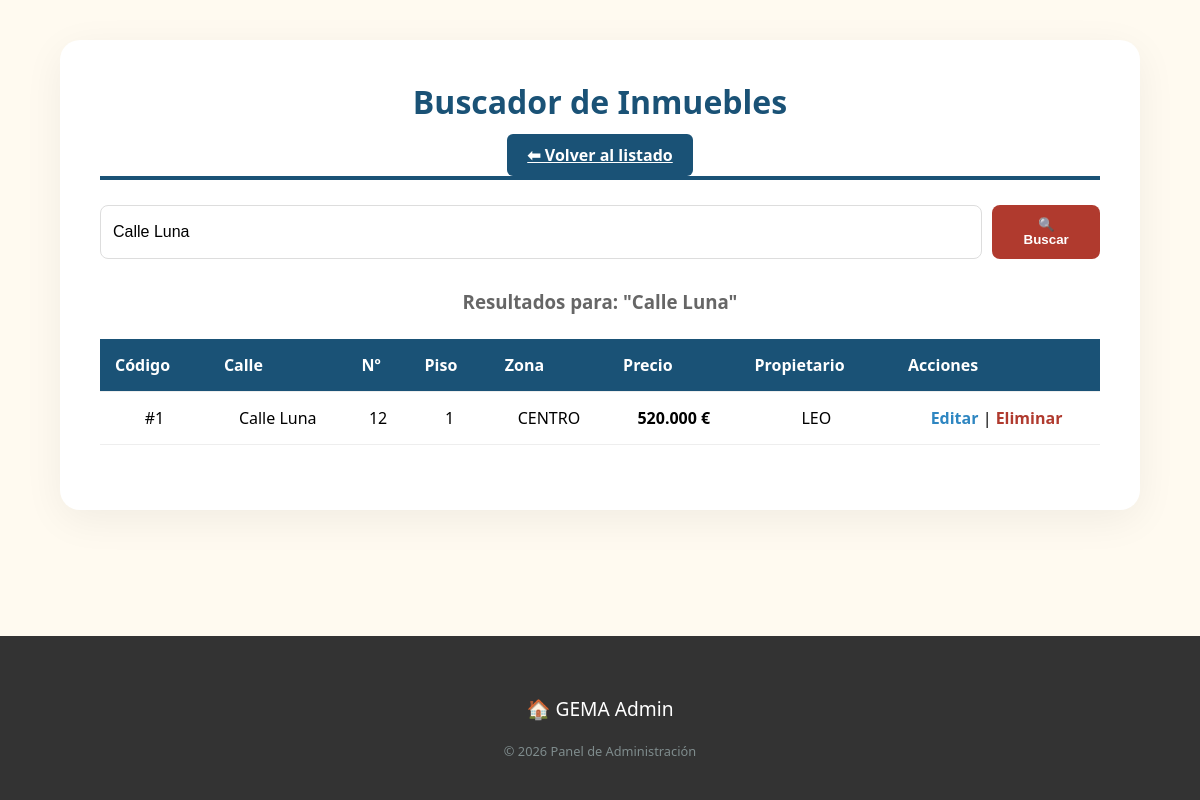
Page /administrador/usuarios/buscar.php?busqueda=Calle Luna (signed in) on the committed database.
### tables this page shows
CREATE TABLE `pisos` (
  `Codigo_piso` int(11) NOT NULL,
  `calle` varchar(40) NOT NULL,
  `numero` int(11) NOT NULL,
  `piso` int(11) NOT NULL,
  `puerta` varchar(5) NOT NULL,
  `cp` int(11) NOT NULL,
  `metros` int(11) NOT NULL,
  `zona` varchar(15) DEFAULT NULL,
  `precio` decimal(10,2) NOT NULL,
  `imagen` varchar(100) NOT NULL,
  `usuario_id` int(11) DEFAULT NULL
);

CREATE TABLE `usuario` (
  `usuario_id` int(11) NOT NULL,
  `nombres` varchar(35) NOT NULL,
  `correo` varchar(100) NOT NULL,
  `clave` varchar(80) NOT NULL,
  `tipo_usuario` varchar(20) DEFAULT NULL
);

### administrador/usuarios/buscar.php (the view, shortened to what this page needs)
<?php
require_once "../../config/conexion.php";
$busqueda = $_GET['busqueda'] ?? '';
$pisos = [];
if($busqueda){
    $busqueda_safe = mysqli_real_escape_string($conn, $busqueda);
    $sql = "SELECT p.*, u.nombres as propietario
            FROM pisos p
            LEFT JOIN usuario u ON p.usuario_id = u.usuario_id
            WHERE p.calle LIKE '%$busqueda_safe%'
               OR p.zona LIKE '%$busqueda_safe%'
               OR u.nombres LIKE '%$busqueda_safe%'";
    $res = mysqli_query($conn, $sql);
    if($res){
        $pisos = mysqli_fetch_all($res, MYSQLI_ASSOC);
    }
}
?>
<!DOCTYPE html>
<html lang="es">
<head>
    <link rel="stylesheet" href="../../css/estilos.css">
    <link rel="stylesheet" href="../../css/admin.css">
</head>
<body>
    <div class="caja-principal" style="max-width: 1000px;">
        <div class="admin-header">
            <h1 style="color: #1a5276;">Buscador de Inmuebles</h1>
            <a href="listar.php" class="boton-admin" style="width: auto;">⬅ Volver al listado</a>
        </div>
        <form method="GET" style="margin-bottom: 30px; display:flex; gap:10px;">
            <input type="text" name="busqueda" class="input-gema" placeholder="Escribe calle, zona o propietario..."
                value="<?php echo htmlspecialchars($busqueda); ?>" required style="margin:0;">
            <button type="submit" class="boton-gema" style="width: auto; margin:0;">🔍 Buscar</button>
        </form>
        <?php if($busqueda): ?>
        <h3 style="color: #666; margin-bottom: 20px;">
            Resultados para: <strong>"<?php echo htmlspecialchars($busqueda); ?>"</strong>
        </h3>
        <?php if(!empty($pisos)): ?>
        <table class="tabla-personalizada tabla-admin">
            <thead>
                <tr>
                    <th>Código</th>
                    <th>Calle</th>
                    <th>Nº</th>
                    <th>Piso</th>
                    <th>Zona</th>
                    <th>Precio</th>
                    <th>Propietario</th>
                    <th>Acciones</th>
                </tr>
            </thead>
            <tbody>
                <?php foreach($pisos as $p): ?>
                <tr>
                    <td>#<?php echo $p['Codigo_piso']; ?></td>
                    <td><?php echo htmlspecialchars($p['calle']); ?></td>
                    <td><?php echo $p['numero']; ?></td>
                    <td><?php echo $p['piso']; ?></td>
                    <td><?php echo htmlspecialchars($p['zona']); ?></td>
                    <td><strong><?php echo number_format($p['precio'], 0, ',', '.'); ?> €</strong></td>
                    <td><?php echo htmlspecialchars($p['propietario'] ?? 'Sin asignar'); ?></td>
                    <td>
                        <a href="modificar.php?codigo=<?php echo $p['Codigo_piso']; ?>" class="enlace-editar">Editar</a>
                        |
                        <a href="baja.php?codigo=<?php echo $p['Codigo_piso']; ?>" class="enlace-borrar"
                            onclick="return confirm('¿Seguro que quieres eliminar este piso?')">Eliminar</a>
                    </td>
                </tr>
                <?php endforeach; ?>
            </tbody>
        </table>
        <?php else: ?>
        <div class="alerta alerta-error">❌ No se encontraron pisos que coincidan con tu búsqueda.</div>
        <?php endif; ?>
        <?php endif; ?>
    </div>
    <footer class="footer-gema">
        <p class="footer-logo">🏠 GEMA Admin</p>
        <div class="footer-copyright">&copy; <?php echo date('Y'); ?> Panel de Administración</div>
    </footer>
</body>
</html>

### css/estilos.css (style rules this page uses)
body { background-color: #fffaf0; margin: 0; font-family: 'Segoe UI', Tahoma, Geneva, Verdana, sans-serif; display: flex; flex-direction: column; min-height: 100vh; }
h1, h2, h3 { margin-top: 0; }
.caja-principal { background: white; padding: 40px; border-radius: 20px; box-shadow: 0 10px 40px rgba(0,0,0,0.06); max-width: 800px; width: 90%; margin: 40px auto; text-align: center; }
.boton-gema { background-color: #b03a2e; color: white !important; padding: 12px 25px; border-radius: 8px; text-decoration: none; display: inline-block; font-weight: bold; border: none; cursor: pointer; transition: background-color 0.3s, transform 0.2s; }
.input-gema, .select-gema { width: 100%; padding: 12px; margin-bottom: 15px; border: 1px solid #ddd; border-radius: 8px; box-sizing: border-box; font-size: 1rem; }
.footer-gema { background-color: #333; color: white; text-align: center; padding: 40px 20px; margin-top: auto; }
.tabla-personalizada { width: 100%; border-collapse: collapse; margin: 25px 0; background-color: white; }
.tabla-personalizada thead tr { background-color: #b03a2e; color: white; text-align: left; }
.tabla-personalizada th, .tabla-personalizada td { padding: 15px; border-bottom: 1px solid #eee; }
.enlace-editar { color: #2e86c1; font-weight: bold; text-decoration: none; transition: 0.3s; }
.enlace-borrar { color: #b03a2e; font-weight: bold; text-decoration: none; transition: 0.3s; }
.boton-admin { background-color: #1a5276 !important; color: white !important; transition: background-color 0.3s ease; }
.admin-header { border-bottom: 4px solid #1a5276; margin-bottom: 25px; padding-bottom: 10px; }
.footer-logo { font-size: 1.2rem; margin-bottom: 10px; }
.footer-copyright { margin-top: 20px; font-size: 0.8rem; color: #7f8c8d; }

### css/admin.css (style rules this page uses)
.admin-header { border-bottom: 4px solid #1a5276; margin-bottom: 25px; padding-bottom: 10px; }
.boton-admin { background-color: #1a5276 !important; color: white !important; padding: 10px 20px; border-radius: 6px; font-weight: bold; transition: background-color 0.3s ease; }
.tabla-admin thead tr { background-color: #1a5276 !important; color: white; }

### rows in the picture
pisos: Codigo_piso "1", calle "Calle Luna", numero "12", piso "1", zona "CENTRO", precio "520.000", usuario.nombres "LEO"

### other values in the picture
$busqueda "Calle Luna"
